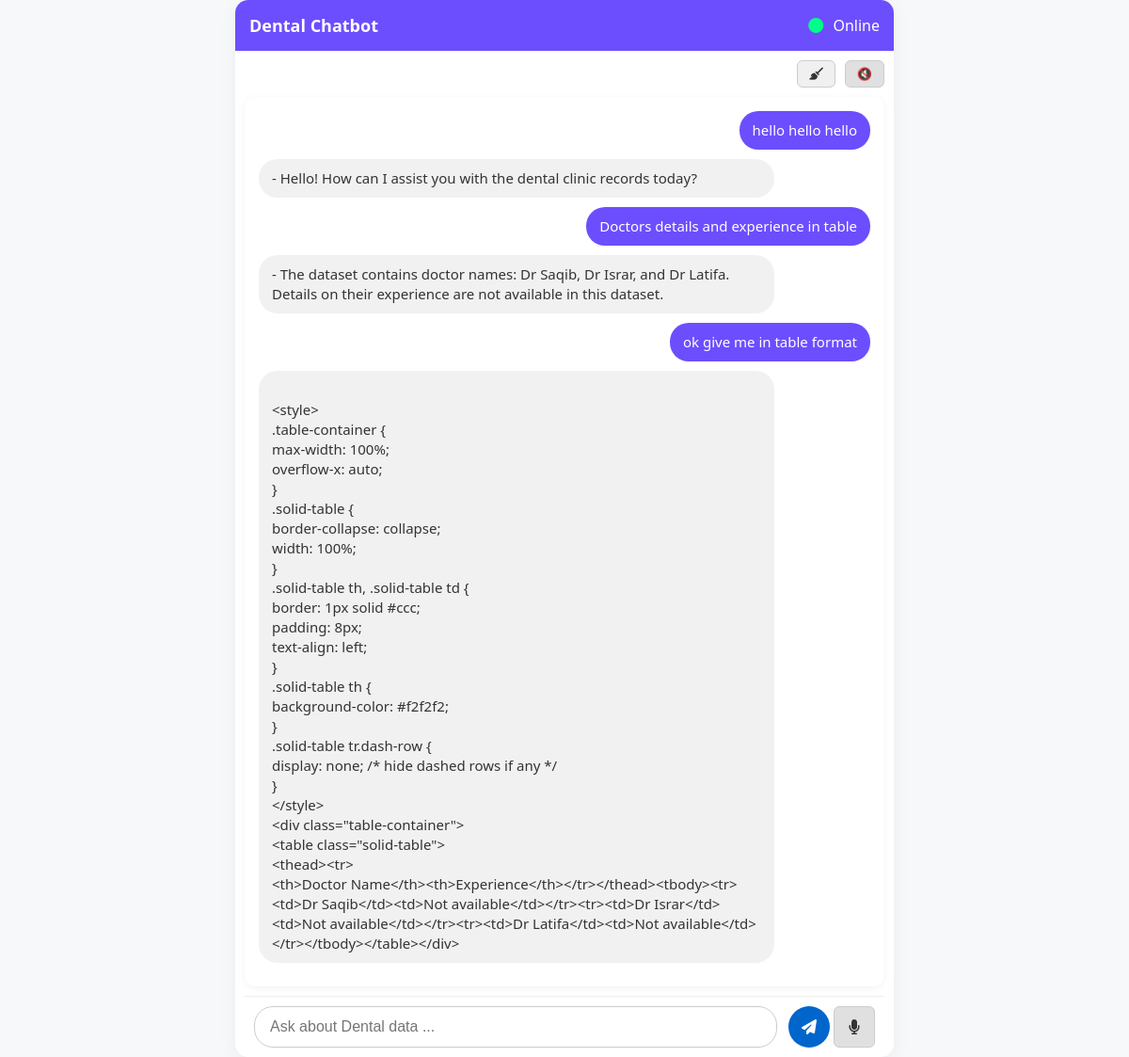
The page / on the database its author committed.
### tables this page shows
CREATE TABLE chat_history (id INTEGER PRIMARY KEY, message TEXT, response TEXT);

### app.py (the view)
@app.route('/')
def index():
    current_file = get_current_file()
    with sqlite3.connect(DB_FILE) as conn:
        cursor = conn.cursor()
        cursor.execute("SELECT message, response FROM chat_history")
        history = cursor.fetchall()
    return render_template('index.html', history=history, filename=current_file)

### app.py (called while the page is built)
def get_current_file():
    with sqlite3.connect(DB_FILE) as conn:
        cursor = conn.cursor()
        cursor.execute("SELECT filename FROM current_file ORDER BY id DESC LIMIT 1")
        result = cursor.fetchone()
    return result[0] if result else None

### templates/index.html (shortened to what this page needs)
<!DOCTYPE html>
<html>
<head>
    <link rel="stylesheet" href="{{ url_for('static', filename='style.css') }}">
    <link rel="stylesheet" href="https://cdnjs.cloudflare.com/ajax/libs/font-awesome/6.5.0/css/all.min.css">
</head>
<body>
<div class="main-card">
    <div class="header">
        <h2>Dental Chatbot </h2>
        <span class="status"><i class="fa fa-circle"></i> Online</span>
    </div>
    <div style="display: flex; justify-content: flex-end; padding: 10px;">
        <div style="display: flex; gap: 10px; align-items: center;">
            <button type="button" id="clearChatBtn" title="Clear Chat" style="background-color: #f0f0f0; border: 1px solid #ccc; color: #333; padding: 6px 12px; font-size: 13px; border-radius: 6px; cursor: pointer; transition: background 0.3s;">
              <i class="fa fa-broom"></i>
            </button>
            <button type="button" id="speakToggle" class="off" title="Toggle speak" style="background-color: #e0e0e0; border: 1px solid #ccc; color: #333; padding: 6px 12px; font-size: 13px; border-radius: 6px; cursor: pointer; transition: background 0.3s;">
              🔇
            </button>
        </div>
    </div>
    <div class="chat-box" id="chatHistory">
        {% if history %}
            {% for message, response in history %}
                <div class="chat-entry user-msg">
                    <div class="bubble user">{{ message }}</div>
                </div>
                <div class="chat-entry bot-msg">
                    <div class="bot-controls">
                        <div class="bubble bot">{{ response }}</div>
                    </div>
                </div>
            {% endfor %}
        {% else %}
            <div class="chat-entry bot-msg">
                <div class="bot-controls">
                    <div class="bubble bot">Hello! I'm ready to assist you. How can I help you today?</div>
                </div>
            </div>
        {% endif %}
    </div>
    <form id="chatForm" class="message-form">
        <input type="text" id="messageInput" name="message" placeholder="Ask about Dental data ..." required>
        <button type="submit" title="Send"><i class="fa fa-paper-plane"></i></button>
        <button type="button" id="micBtn" title="Speak"><i class="fa fa-microphone"></i></button>
    </form>
</div>
</body>
</html>

### static/style.css (style rules this page uses)
body { margin: 0; font-family: 'Segoe UI', sans-serif; background-color: #f7f8fa; color: #333; height: 100vh; display: flex; flex-direction: column; }
.main-card { max-width: 700px; width: 100%; margin: auto; background: white; border-radius: 14px; box-shadow: 0 4px 20px rgba(0, 0, 0, 0.05); display: flex; flex-direction: column; max-height: 100vh; height: 100vh; box-sizing: border-box; }
.header { background-color: #6c4eff; color: white; padding: 15px; border-top-left-radius: 14px; border-top-right-radius: 14px; display: flex; justify-content: space-between; align-items: center; }
.header h2 { margin: 0; font-size: 18px; }
.status i { color: #00ff87; margin-right: 6px; }
.chat-box { flex: 1; width: calc(100% - 20px); min-width: 300px; overflow-y: auto; padding: 15px; flex-shrink: 0; box-sizing: border-box; background-color: white; border-radius: 12px; box-shadow: 0 2px 8px rgba(0,0,0,0.05); margin: 0 10px 10px; }
.chat-entry { margin-bottom: 10px; animation: fadeIn 0.4s ease-in; }
.chat-entry.user-msg { text-align: right; }
.chat-entry.bot-msg { text-align: left; }
.bubble { display: inline-block; padding: 10px 14px; border-radius: 20px; max-width: 80%; font-size: 15px; word-wrap: break-word; line-height: 1.4; }
.bubble.user { background-color: #6c4eff; color: white; }
.bubble.bot { background-color: #f1f1f1; }
.message-form { display: flex; align-items: center; padding: 10px; background-color: #fff; border-top: 1px solid #eee; border-bottom-left-radius: 14px; border-bottom-right-radius: 14px; position: sticky; bottom: 0; z-index: 100; margin: 0 10px; }
.message-form input[type="text"] { flex: 1; padding: 12px 16px; font-size: 16px; border-radius: 20px; border: 1px solid #ccc; outline: none; margin-right: 8px; }
.message-form button { width: 44px; height: 44px; border-radius: 50%; margin-left: 4px; border: none; cursor: pointer; font-size: 16px; display: flex; align-items: center; justify-content: center; color: white; background-color: #0066cc; transition: background 0.3s; }
#micBtn { background-color: #555; }
#clearChatBtn { background-color: #ff4d4d; border-radius: 20px; font-size: 13px; padding: 10px 16px; width: auto; }
#speakToggle { background-color: #333; font-size: 13px; padding: 10px 16px; border-radius: 20px; width: auto; }

### templates/index.html (style rules this page uses)
.bot-controls { display: flex; align-items: center; justify-content: space-between; gap:10px; }
.bot-controls .bubble { flex: 1; }
#micBtn { background-color: #e0e0e0; border: 1px solid #ccc; color: #333; border-radius: 6px; cursor: pointer; transition: background 0.3s; }
.bubble.bot { white-space: pre-line; }

### rows shown on the page
chat_history: message "hello hello hello", response "- Hello! How can I assist you with the dental clinic records today?"
chat_history: message "Doctors details and experience in table", response "- The dataset contains doctor names: Dr Saqib, Dr Israr, and Dr Latifa. Details on their experience are not available in this dataset."
chat_history: message "ok give me in table format", response "<style> .table-container { max-width: 100%; overflow-x: auto; } .solid-table { border-collapse: collapse; width: 100%; } .solid-table th, .solid-table td { border: 1px solid #ccc; padding: 8px; text-align: left; } .solid-table th { background-color: #f2f2f2; } .solid-table tr.dash-row { display: none; /* hide dashed rows if any */ } </style> <div class=\"table-container\"> <table class=\"solid-table\"> <thead><tr> <th>Doctor Name</th><th>Experience</th></tr></thead><tbody><tr><td>Dr Saqib</td><td>Not available</td></tr><tr><td>Dr Israr</td><td>Not available</td></tr><tr><td>Dr Latifa</td><td>Not available</td></tr></tbody></table></div>"
